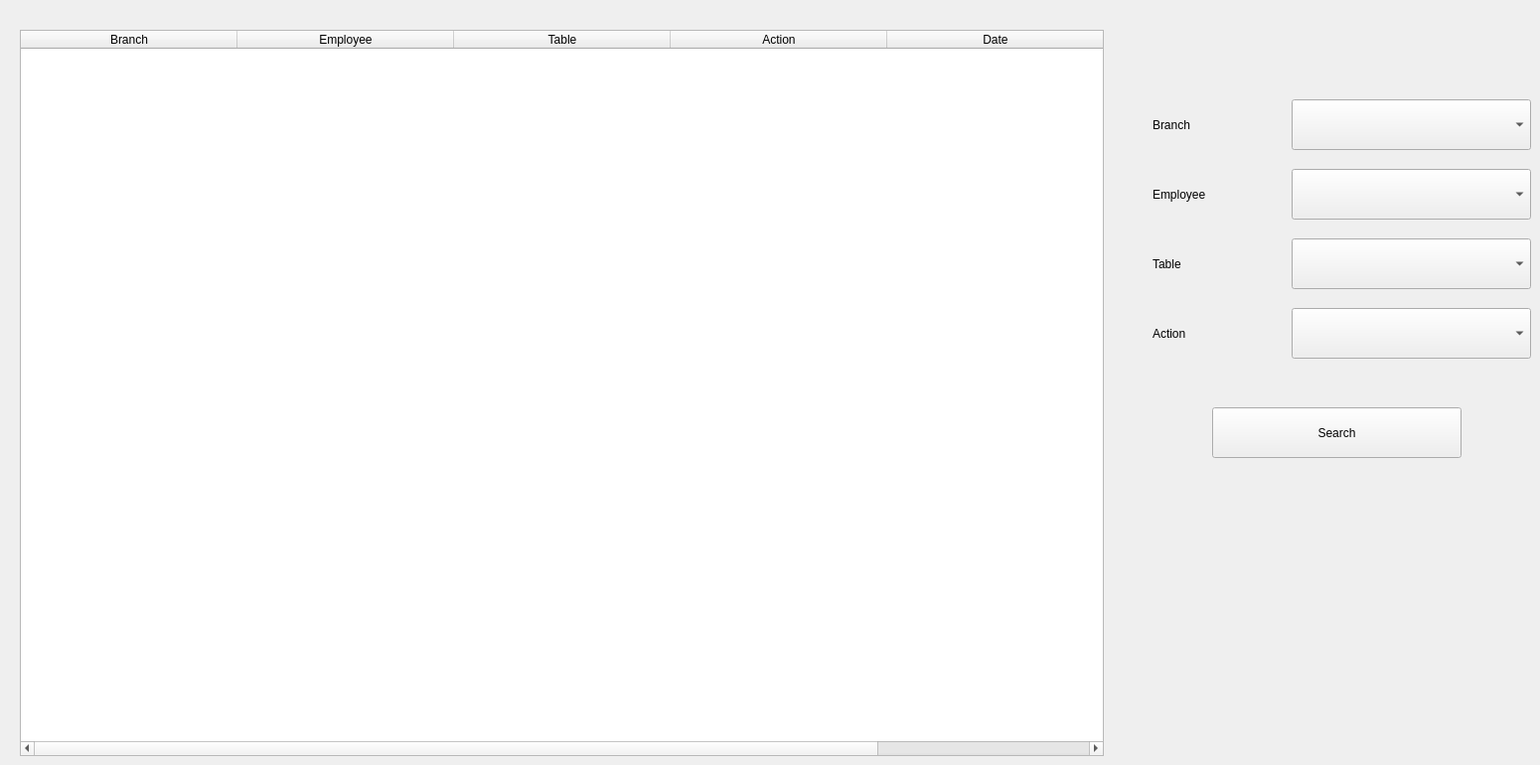
    <widget class="QWidget" name="tab_5">
     <attribute name="title">
      <string>Page</string>
     </attribute>
     <widget class="QTableWidget" name="hist_table">
      <property name="geometry">
       <rect>
        <x>20</x>
        <y>30</y>
        <width>1091</width>
        <height>731</height>
       </rect>
      </property>
      <property name="styleSheet">
       <string notr="true">font: 75 20pt &quot;Times New Roman&quot;;</string>
      </property>
      <attribute name="horizontalHeaderDefaultSectionSize">
       <number>218</number>
      </attribute>
      <attribute name="horizontalHeaderMinimumSectionSize">
       <number>100</number>
      </attribute>
      <column>
       <property name="text">
        <string>Branch</string>
       </property>
       <property name="textAlignment">
        <set>AlignCenter</set>
       </property>
      </column>
      <column>
       <property name="text">
        <string>Employee</string>
       </property>
       <property name="textAlignment">
        <set>AlignCenter</set>
       </property>
      </column>
      <column>
       <property name="text">
        <string>Table</string>
       </property>
       <property name="textAlignment">
        <set>AlignCenter</set>
       </property>
      </column>
      <column>
       <property name="text">
        <string>Action</string>
       </property>
       <property name="textAlignment">
        <set>AlignCenter</set>
       </property>
      </column>
      <column>
       <property name="text">
        <string>Date</string>
       </property>
       <property name="textAlignment">
        <set>AlignCenter</set>
       </property>
      </column>
     </widget>
     <widget class="QComboBox" name="hist_ac">
      <property name="geometry">
       <rect>
        <x>1300</x>
        <y>310</y>
        <width>241</width>
        <height>51</height>
       </rect>
      </property>
      <property name="styleSheet">
       <string notr="true">font: 75 20pt &quot;Times New Roman&quot;;</string>
      </property>
      <item>
       <property name="text">
        <string/>
       </property>
      </item>
      <item>
       <property name="text">
        <string>Login</string>
       </property>
      </item>
      <item>
       <property name="text">
        <string>Logout</string>
       </property>
      </item>
      <item>
       <property name="text">
        <string>Add</string>
       </property>
      </item>
      <item>
       <property name="text">
        <string>Update</string>
       </property>
      </item>
      <item>
       <property name="text">
        <string>Delete</string>
       </property>
      </item>
     </widget>
     <widget class="QPushButton" name="search_hist_btn">
      <property name="geometry">
       <rect>
        <x>1220</x>
        <y>410</y>
        <width>251</width>
        <height>51</height>
       </rect>
      </property>
      <property name="styleSheet">
       <string notr="true">font: 75 20pt &quot;Times New Roman&quot;;</string>
      </property>
      <property name="text">
       <string>Search</string>
      </property>
     </widget>
     <widget class="QLabel" name="label_4">
      <property name="geometry">
       <rect>
        <x>1160</x>
        <y>310</y>
        <width>101</width>
        <height>51</height>
       </rect>
      </property>
      <property name="styleSheet">
       <string notr="true">font: 20pt &quot;Times New Roman&quot;;</string>
      </property>
      <property name="text">
       <string>Action</string>
      </property>
     </widget>
     <widget class="QLabel" name="label_5">
      <property name="geometry">
       <rect>
        <x>1160</x>
        <y>240</y>
        <width>101</width>
        <height>51</height>
       </rect>
      </property>
      <property name="styleSheet">
       <string notr="true">font: 20pt &quot;Times New Roman&quot;;</string>
      </property>
      <property name="text">
       <string>Table</string>
      </property>
     </widget>
     <widget class="QComboBox" name="hist_tab">
      <property name="geometry">
       <rect>
        <x>1300</x>
        <y>240</y>
        <width>241</width>
        <height>51</height>
       </rect>
      </property>
      <property name="styleSheet">
       <string notr="true">font: 75 20pt &quot;Times New Roman&quot;;</string>
      </property>
      <item>
       <property name="text">
        <string/>
       </property>
      </item>
      <item>
       <property name="text">
        <string>Books</string>
       </property>
      </item>
      <item>
       <property name="text">
        <string>Clients</string>
       </property>
      </item>
      <item>
       <property name="text">
        <string>Location</string>
       </property>
      </item>
      <item>
       <property name="text">
        <string>Branch</string>
       </property>
      </item>
      <item>
       <property name="text">
        <string>Author</string>
       </property>
      </item>
      <item>
       <property name="text">
        <string>Publisher</string>
       </property>
      </item>
      <item>
       <property name="text">
        <string>Employee</string>
       </property>
      </item>
      <item>
       <property name="text">
        <string>Category</string>
       </property>
      </item>
      <item>
       <property name="text">
        <string>DailyMovement</string>
       </property>
      </item>
     </widget>
     <widget class="QLabel" name="label_6">
      <property name="geometry">
       <rect>
        <x>1160</x>
        <y>100</y>
        <width>101</width>
        <height>51</height>
       </rect>
      </property>
      <property name="styleSheet">
       <string notr="true">font: 20pt &quot;Times New Roman&quot;;</string>
      </property>
      <property name="text">
       <string>Branch</string>
      </property>
     </widget>
     <widget class="QComboBox" name="hist_branch">
      <property name="geometry">
       <rect>
        <x>1300</x>
        <y>100</y>
        <width>241</width>
        <height>51</height>
       </rect>
      </property>
      <property name="styleSheet">
       <string notr="true">font: 75 20pt &quot;Times New Roman&quot;;</string>
      </property>
     </widget>
     <widget class="QComboBox" name="hist_emp">
      <property name="geometry">
       <rect>
        <x>1300</x>
        <y>170</y>
        <width>241</width>
        <height>51</height>
       </rect>
      </property>
      <property name="styleSheet">
       <string notr="true">font: 75 20pt &quot;Times New Roman&quot;;</string>
      </property>
     </widget>
     <widget class="QLabel" name="label_32">
      <property name="geometry">
       <rect>
        <x>1160</x>
        <y>170</y>
        <width>131</width>
        <height>51</height>
       </rect>
      </property>
      <property name="styleSheet">
       <string notr="true">font: 20pt &quot;Times New Roman&quot;;</string>
      </property>
      <property name="text">
       <string>Employee</string>
      </property>
     </widget>
    </widget>
